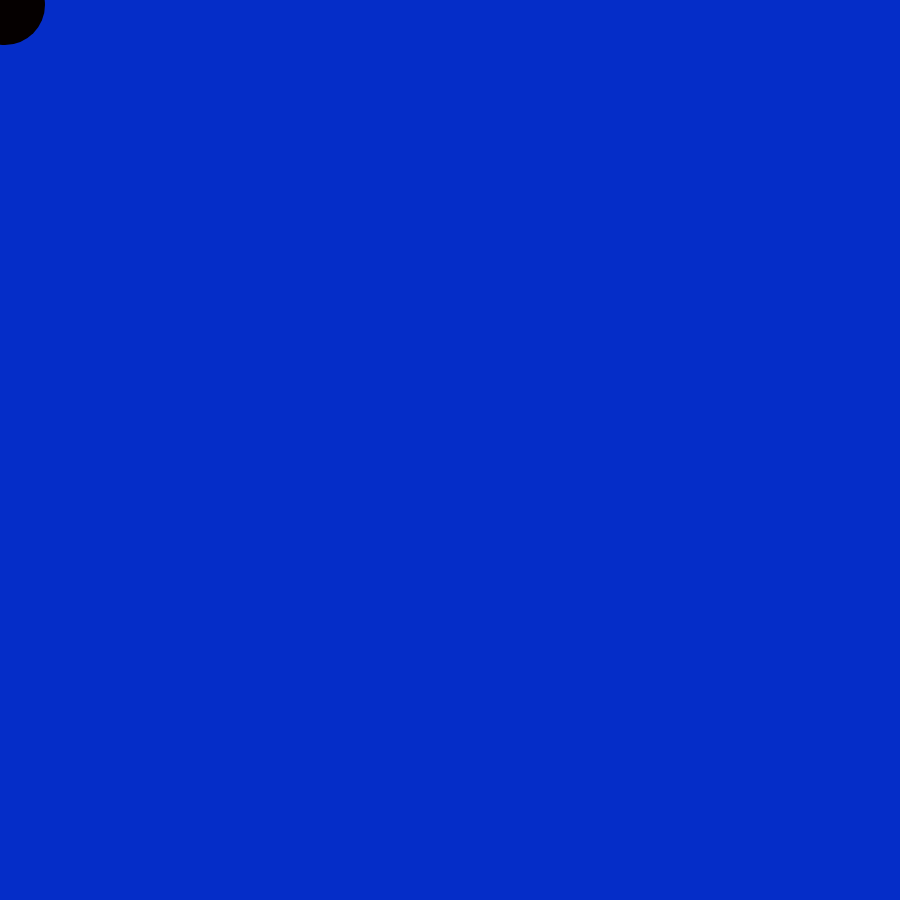
Frame 1 (no input)
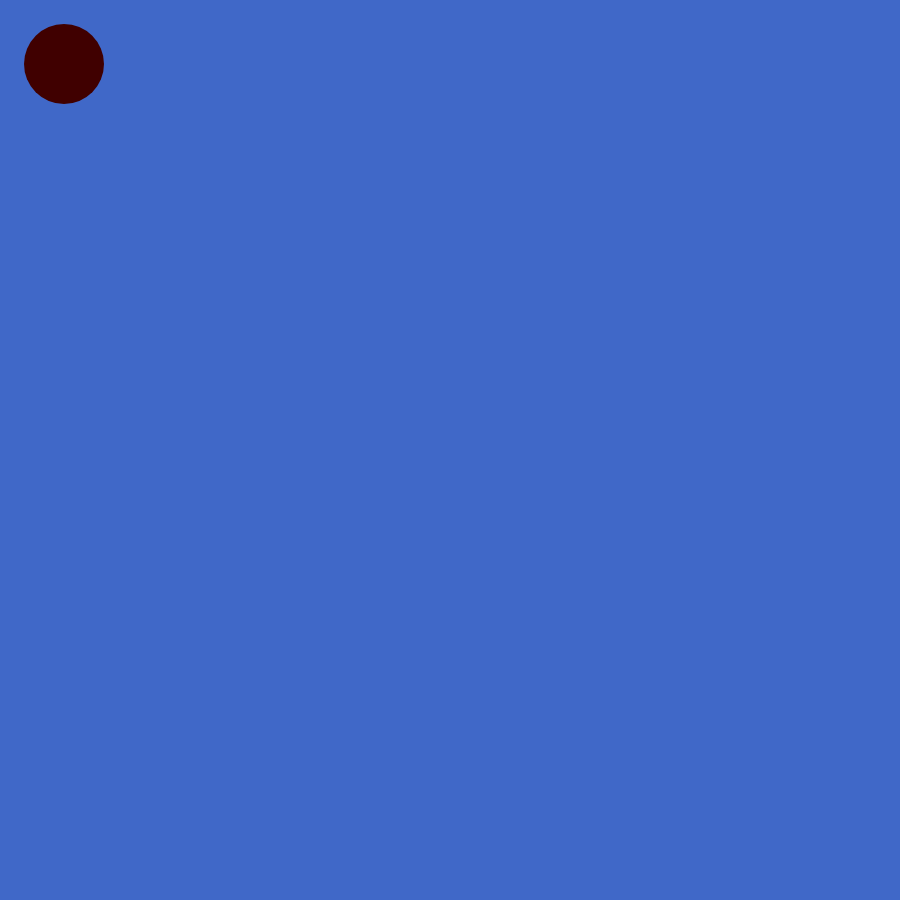
Frame 60 (no input)
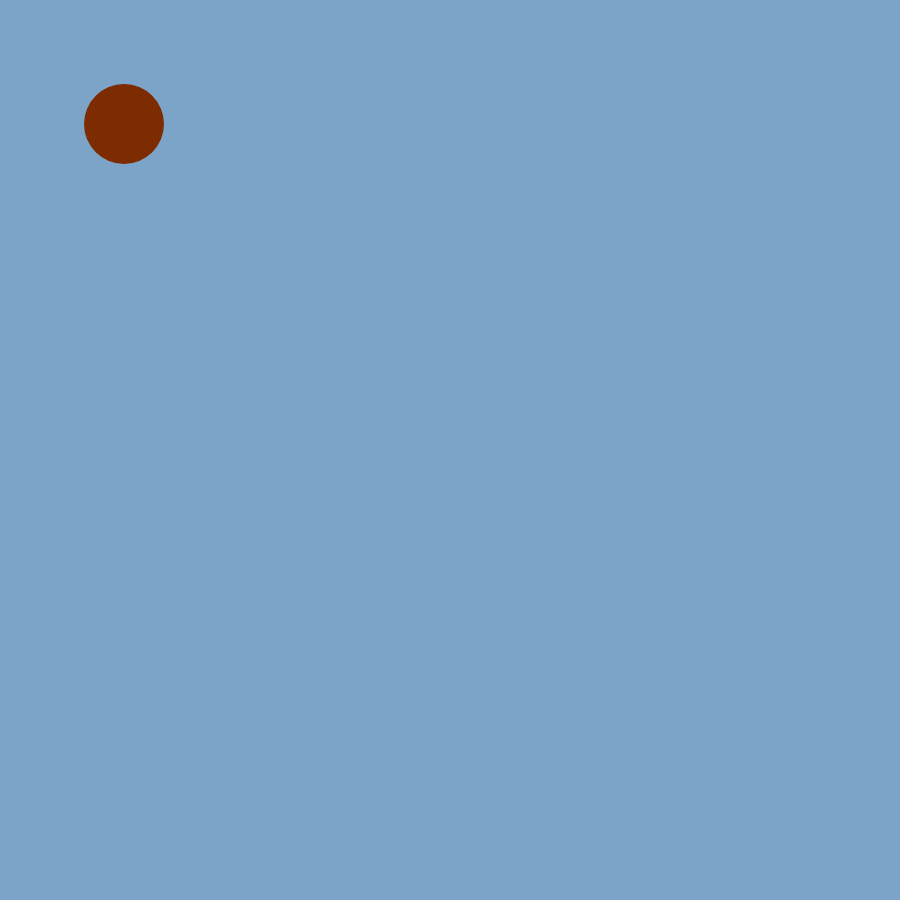
Frame 120 (the mouse pressed at the canvas centre since frame 60)

The p5.js sketch that drew these frames (run headless with seeded random() and noise() and a simulated clock; from frame 60 on, the mouse is pressed at the canvas centre):

// p5.js sketch
// ── sketch.js
var x=5;
function setup() {
  createCanvas(900,900);
}

function draw() {
  background(x,x+40,200);
  noStroke();
  fill(x,x-80,0);
  ellipse(x,x,80,80);
  x=x+1;
}
